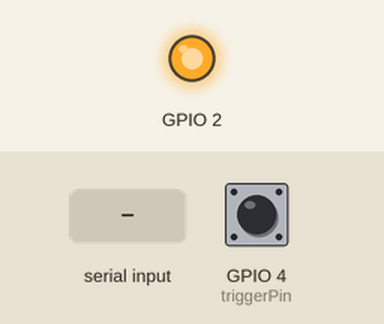
Bench run of a sketch on a simulated ESP32. Shown: output pins drawn as LEDs (lit = HIGH). Inputs (shaded band) come from the test bench; at power-on: GPIO 4 (triggerPin) HIGH. WiFi joins after 1.5 s; servers stay silent unless stated; uploads are accepted with an empty reply; random numbers use the default seed unless the sketch sets one; not simulated (calls return 0 or success): secrets.h; what the sketch prints to the serial monitor is not drawn.

Above: at 2.7 s.
2.8 s: GPIO 4 (triggerPin) pulled LOW for 0.15 s
At 3.06 s:
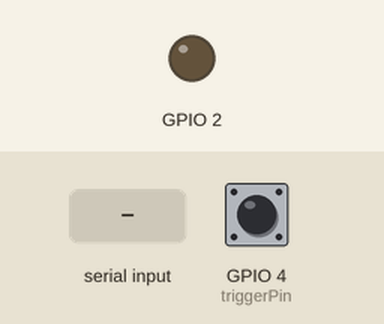
5.9 s: "$GPGGA\n" received over the second serial link
7.4 s: "$GNGGA\n" received over the second serial link
8.9 s: "$GPRMC\n" received over the second serial link
Timing chart, 0 to 11.4 s (numbered marks = the images above; inputs shaded):
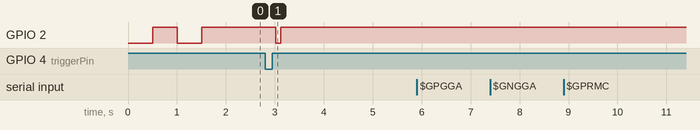

The sketch:

sketch_feb5a.ino
```cpp
#include <WiFi.h>
#include <HTTPClient.h>
#include "secrets.h"

// Trigger pin - short this pin to GND to send
const int triggerPin = 4;
bool lastState = HIGH;

// GPS module on UART2: RX=16, TX=17
#define GPS_RX 16
#define GPS_TX 17
#define GPS_BAUD 9600

HardwareSerial gpsSerial(2);

// Parsed GPS data
double gpsLat = 0.0;
double gpsLon = 0.0;
bool gpsFix = false;
String gpsTime = "";
int gpsSats = 0;

// Buffer for incoming NMEA sentences
String nmeaBuffer = "";

// Convert NMEA coordinate (ddmm.mmmm) to decimal degrees
double nmeaToDecimal(String raw, String dir) {
  if (raw.length() == 0) return 0.0;

  int dotPos = raw.indexOf('.');
  int degLen = dotPos - 2;
  double degrees = raw.substring(0, degLen).toDouble();
  double minutes = raw.substring(degLen).toDouble();
  double decimal = degrees + (minutes / 60.0);

  if (dir == "S" || dir == "W") decimal = -decimal;
  return decimal;
}

// Parse a $GPGGA sentence for lat, lon, fix, satellites, time
void parseGGA(String sentence) {
  int fieldIndex = 0;
  int start = 0;
  String fields[15];

  for (int i = 0; i <= (int)sentence.length(); i++) {
    if (i == (int)sentence.length() || sentence[i] == ',') {
      if (fieldIndex < 15) {
        fields[fieldIndex] = sentence.substring(start, i);
      }
      fieldIndex++;
      start = i + 1;
    }
  }

  int fix = fields[6].toInt();
  if (fix > 0) {
    gpsFix = true;
    gpsLat = nmeaToDecimal(fields[2], fields[3]);
    gpsLon = nmeaToDecimal(fields[4], fields[5]);
    gpsSats = fields[7].toInt();
    gpsTime = fields[1];
  } else {
    gpsFix = false;
  }
}

// Parse a $GPRMC sentence as a fallback
void parseRMC(String sentence) {
  int fieldIndex = 0;
  int start = 0;
  String fields[13];

  for (int i = 0; i <= (int)sentence.length(); i++) {
    if (i == (int)sentence.length() || sentence[i] == ',') {
      if (fieldIndex < 13) {
        fields[fieldIndex] = sentence.substring(start, i);
      }
      fieldIndex++;
      start = i + 1;
    }
  }

  if (fields[2] == "A") {
    gpsFix = true;
    gpsLat = nmeaToDecimal(fields[3], fields[4]);
    gpsLon = nmeaToDecimal(fields[5], fields[6]);
    gpsTime = fields[1];
  } else {
    gpsFix = false;
  }
}

void processNMEA(String sentence) {
  int starPos = sentence.indexOf('*');
  if (starPos > 0) sentence = sentence.substring(0, starPos);

  if (sentence.startsWith("$GPGGA") || sentence.startsWith("$GNGGA")) {
    parseGGA(sentence);
  } else if (sentence.startsWith("$GPRMC") || sentence.startsWith("$GNRMC")) {
    parseRMC(sentence);
  }
}

// Read and process any available GPS data
void updateGPS() {
  while (gpsSerial.available()) {
    char c = gpsSerial.read();
    if (c == '\n') {
      nmeaBuffer.trim();
      if (nmeaBuffer.startsWith("$")) {
        Serial.println(nmeaBuffer);  // Print raw NMEA sentence
        processNMEA(nmeaBuffer);
      }
      nmeaBuffer = "";
    } else {
      nmeaBuffer += c;
    }
  }
}

void setup() {
  Serial.begin(115200);
  pinMode(2, OUTPUT);
  pinMode(triggerPin, INPUT_PULLUP);

  // Start GPS serial
  gpsSerial.begin(GPS_BAUD, SERIAL_8N1, GPS_RX, GPS_TX);
  Serial.println("GPS module on pins 16 (RX) / 17 (TX)");

  // Connect to WiFi
  WiFi.begin(ssid, password);
  Serial.print("Connecting to WiFi");

  while (WiFi.status() != WL_CONNECTED) {
    delay(500);
    Serial.print(".");
    digitalWrite(2, !digitalRead(2));
  }

  Serial.println("\nConnected!");
  Serial.print("IP Address: ");
  Serial.println(WiFi.localIP());
  digitalWrite(2, HIGH);
}

String generateSensorData() {
  // Generate fake sensor readings (real sensors TBD)
  float temperature = 20.0 + random(0, 150) / 10.0;
  float humidity = 40.0 + random(0, 400) / 10.0;
  float pressure = 1000.0 + random(0, 300) / 10.0;
  int lightLevel = random(0, 1024);

  // Format as JSON — uses real GPS if we have a fix, zeros otherwise
  String json = "{";
  json += "\"temperature\":" + String(temperature, 1) + ",";
  json += "\"humidity\":" + String(humidity, 1) + ",";
  json += "\"pressure\":" + String(pressure, 1) + ",";
  json += "\"light\":" + String(lightLevel) + ",";
  json += "\"latitude\":" + String(gpsLat, 6) + ",";
  json += "\"longitude\":" + String(gpsLon, 6) + ",";
  json += "\"gps_fix\":" + String(gpsFix ? "true" : "false") + ",";
  json += "\"satellites\":" + String(gpsSats);
  json += "}";

  return json;
}

void sendToServer(String data) {
  if (WiFi.status() == WL_CONNECTED) {
    HTTPClient http;
    http.begin(serverUrl);
    http.addHeader("Content-Type", "application/json");

    int responseCode = http.POST(data);

    if (responseCode > 0) {
      Serial.printf("Sent: %s | Response: %d\n", data.c_str(), responseCode);
    } else {
      Serial.printf("Error sending: %s\n", http.errorToString(responseCode).c_str());
    }
    http.end();
  } else {
    Serial.println("WiFi disconnected!");
  }
}

unsigned long lastGPSLog = 0;

void loop() {
  // Continuously read GPS data
  updateGPS();

  // Log GPS status every 5 seconds
  if (millis() - lastGPSLog >= 5000) {
    lastGPSLog = millis();
    if (gpsFix) {
      Serial.printf("GPS FIX | Lat: %.6f  Lon: %.6f  Sats: %d  UTC: %s\n",
                     gpsLat, gpsLon, gpsSats, gpsTime.c_str());
    } else {
      Serial.println("GPS: NO FIX — waiting for satellites...");
    }
  }

  // Detect trigger (falling edge — pin shorted to GND)
  bool currentState = digitalRead(triggerPin);

  if (lastState == HIGH && currentState == LOW) {
    String sensorData = generateSensorData();
    sendToServer(sensorData);

    // Blink LED to indicate send
    digitalWrite(2, LOW);
    delay(100);
    digitalWrite(2, HIGH);
  }

  lastState = currentState;
  delay(50); // Debounce
}
```

Measured:
- after the input at 2.8 s, GPIO 2: HIGH → LOW after 0.22 s, → HIGH 0.10 s later
- after the input at 5.9 s, every drawn part: stays the same
- after the input at 7.4 s, every drawn part: stays the same
- after the input at 8.9 s, every drawn part: stays the same
